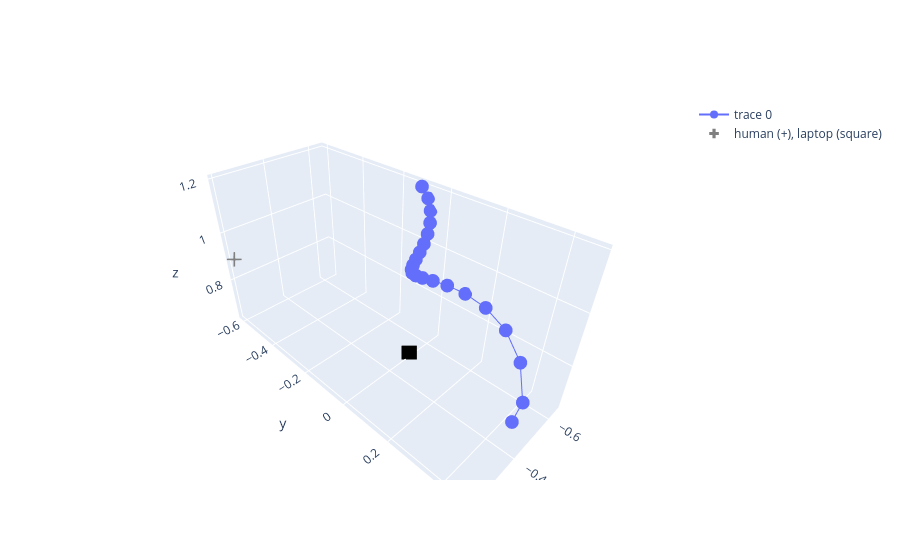

Notebook code for this chart:
### Markdown cell above
NOTE below cells are mutually exclusive: second cell opens pybullet GUI (very buggy, no zoom, but renders the trajectory with the jacorobot sim)

### Code cell
import sys
sys.path.insert(0, '..')
import numpy as np
import plotly.graph_objects as go
from src.envs.jacorobot import Jacorobot
from src.utils.bullet_utils import waypts_to_xyz

env_params = {
    "object_centers": {'HUMAN_CENTER': [-0.2, -0.6, 0.9], 'LAPTOP_CENTER': [-0.5, 0.0, 0.635]},
    "resources_dir": "../data/resources",
    "horizon": 10,
    "timestep": 0.5,
    "real": False,
}

env = Jacorobot(
    env_params["object_centers"],
    env_params["resources_dir"],
    env_params["horizon"],
    env_params["timestep"],
    debug=False  # headless — no GUI needed
)


xyz = waypts_to_xyz(env.objectID["robot"], one_traj)

fig = go.Figure()
fig.add_trace(go.Scatter3d(
    x=xyz[:, 0], y=xyz[:, 1], z=xyz[:, 2],
    mode='lines+markers'
))

posH = env_params["object_centers"]["HUMAN_CENTER"]
posL = env_params["object_centers"]["LAPTOP_CENTER"]

fig.add_trace(go.Scatter3d(
    x=[posH[0], posL[0]],
    y=[posH[1], posL[1]],
    z=[posH[2], posL[2]],
    mode='markers',
    marker=dict(
        color=["gray", "black"],
        symbol=["cross", "square"],
        size=8,
        showscale=False
    ),
    name="human (+), laptop (square)"
))

fig.show()

### Figure 1 — Plotly figure (JSON) as saved in the notebook; plotly's stock layout.template omitted (floating-point values rounded to 4 significant figures)
{"data": [{"mode": "lines+markers", "type": "scatter3d", "x": [-0.4053, -0.4441, -0.535, -0.6011, -0.6377, -0.6498, -0.646, -0.6348, -0.6223, -0.6124, -0.6069, -0.6061, -0.6097, -0.6164, -0.625, -0.6342, -0.6424, -0.6485, -0.6515, -0.6504, -0.6443], "y": [0.4621, 0.463, 0.3929, 0.2971, 0.1966, 0.106, 0.03264, -0.02184, -0.05908, -0.08204, -0.09387, -0.09738, -0.09494, -0.08859, -0.08022, -0.07172, -0.0651, -0.06254, -0.06633, -0.07876, -0.1018], "z": [0.7457, 0.7943, 0.8341, 0.8597, 0.8721, 0.8759, 0.8754, 0.8743, 0.8749, 0.8788, 0.8869, 0.8997, 0.9176, 0.9408, 0.9691, 1.002, 1.04, 1.08, 1.121, 1.161, 1.196]}, {"marker": {"color": ["gray", "black"], "showscale": false, "size": 8, "symbol": ["cross", "square"]}, "mode": "markers", "name": "human (+), laptop (square)", "type": "scatter3d", "x": [-0.2, -0.5], "y": [-0.6, 0], "z": [0.9, 0.635]}], "layout": {}}
